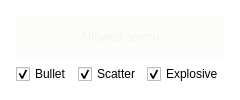
               <widget class="QGroupBox" name="groupBox_2">
                <property name="styleSheet">
                 <string notr="true">/* GROUP_BOX*/
QGroupBox
{
	border: 5px  solid rgba(100, 100, 85, 0);
	background: rgba(240, 240, 230, 0);
}</string>
                </property>
                <property name="title">
                 <string/>
                </property>
                <layout class="QVBoxLayout" name="verticalLayout_26">
                 <item>
                  <widget class="QLabel" name="label_weapons_3">
                   <property name="styleSheet">
                    <string notr="true">color: rgba(240, 240, 230, 150);
background-color: rgba(240, 240, 230, 50);</string>
                   </property>
                   <property name="text">
                    <string>Allowed ammo</string>
                   </property>
                   <property name="alignment">
                    <set>Qt::AlignCenter</set>
                   </property>
                  </widget>
                 </item>
                 <item>
                  <layout class="QGridLayout" name="gridLayout">
                   <item row="1" column="2">
                    <widget class="QCheckBox" name="checkBox_Weapon_Explosive">
                     <property name="text">
                      <string>Explosive</string>
                     </property>
                     <property name="icon">
                      <iconset resource="xkill.qrc">
                       <normaloff>:/xkill/images/icons/weapons/a_explosive.png</normaloff>:/xkill/images/icons/weapons/a_explosive.png</iconset>
                     </property>
                     <property name="checked">
                      <bool>true</bool>
                     </property>
                    </widget>
                   </item>
                   <item row="1" column="0">
                    <widget class="QCheckBox" name="checkBox_Weapon_Bullet">
                     <property name="text">
                      <string>Bullet</string>
                     </property>
                     <property name="icon">
                      <iconset resource="xkill.qrc">
                       <normaloff>:/xkill/images/icons/weapons/a_bullet.png</normaloff>:/xkill/images/icons/weapons/a_bullet.png</iconset>
                     </property>
                     <property name="checked">
                      <bool>true</bool>
                     </property>
                    </widget>
                   </item>
                   <item row="1" column="1">
                    <widget class="QCheckBox" name="checkBox_Weapon_Scatter">
                     <property name="text">
                      <string>Scatter</string>
                     </property>
                     <property name="icon">
                      <iconset resource="xkill.qrc">
                       <normaloff>:/xkill/images/icons/weapons/a_scatter.png</normaloff>:/xkill/images/icons/weapons/a_scatter.png</iconset>
                     </property>
                     <property name="checked">
                      <bool>true</bool>
                     </property>
                    </widget>
                   </item>
                  </layout>
                 </item>
                </layout>
               </widget>
